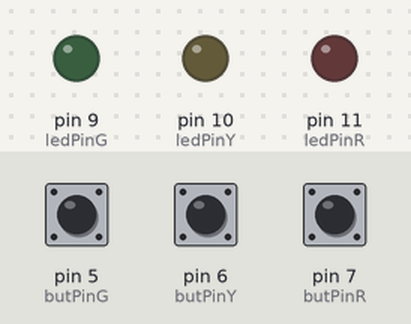
Bench run of a sketch on a simulated Arduino Uno, built with avr-gcc and run on an emulated ATmega328P. Shown: output pins drawn as LEDs (lit = HIGH). Inputs (shaded band) come from the test bench; at power-on: pin 5 (butPinG) LOW, pin 6 (butPinY) LOW, pin 7 (butPinR) LOW.

Above: at 1.2 s.
1.3 s: pin 5 (butPinG) pulled HIGH for 0.15 s
At 1.7 s:
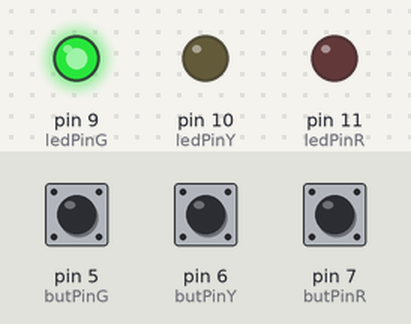
2.9 s: pin 6 (butPinY) pulled HIGH for 1 s
At 3.6 s:
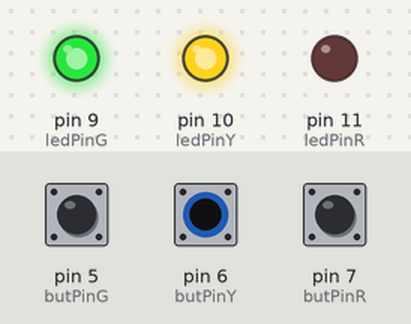
5.4 s: pin 7 (butPinR) pulled HIGH for 1 s
At 6.4 s:
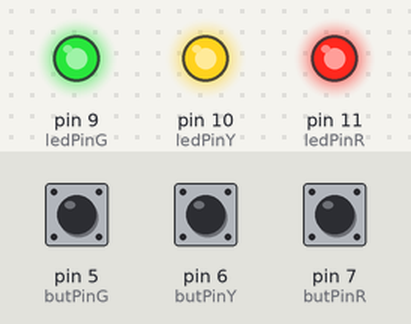
7.9 s: pin 6 (butPinY) pulled HIGH for 0.15 s
At 8.3 s:
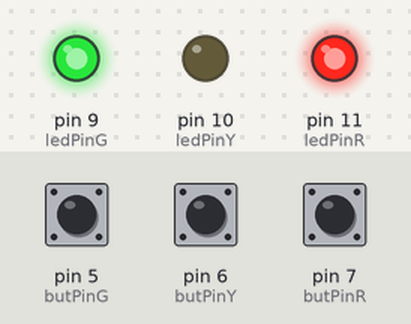
9.5 s: pin 5 (butPinG) pulled HIGH for 1 s
At 10.2 s:
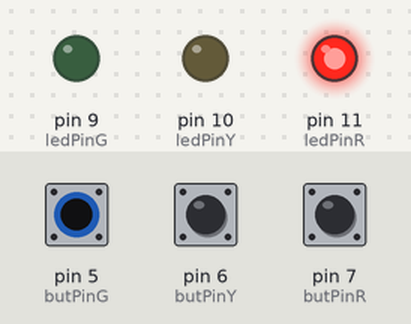
12.0 s: pin 6 (butPinY) pulled HIGH for 0.15 s
At 13.4 s:
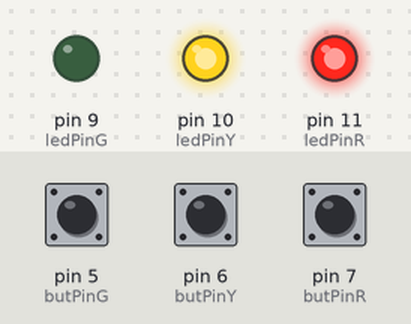
Timing chart, 0 to 14.6 s (numbered marks = the images above; inputs shaded):
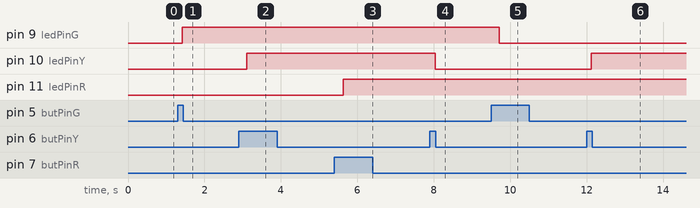

Measured:
- after the input at 1.3 s, pin 9 (ledPinG): LOW → HIGH after 0.12 s
- after the input at 2.9 s, pin 10 (ledPinY): LOW → HIGH after 0.21 s
- after the input at 5.4 s, pin 11 (ledPinR): LOW → HIGH after 0.23 s
- after the input at 7.9 s, pin 10 (ledPinY): HIGH → LOW after 0.13 s
- after the input at 9.5 s, pin 9 (ledPinG): HIGH → LOW after 0.22 s
- after the input at 12.0 s, pin 10 (ledPinY): LOW → HIGH after 0.12 s

The sketch:

i2c_4ana_3led.ino
```cpp
#include <Wire.h>

#define beta 4090 //the beta of the thermistor
#define resistance 10 //the value of the pull-down resistor

#define SLAVE_ADDRESS 0x04
int tmp_reading;
int number = 0;
int state = 0;
int led_state;
int ldr;
int potA;
int potB;

long a;
double temp;
float tempC;
float tempF;

int ledPinG = 9;
int ledPinY = 10;
int ledPinR = 11;

int onG = 0;
int onY = 0;
int onR = 0;

/*
 * Buttons and debouncing
 */
int butPinG = 5;
int butPinY = 6;
int butPinR = 7;

// variables which change
int ledStateG = LOW; // current state of the output pin
int ledStateY = LOW; // current state of the output pin
int ledStateR = LOW; // current state of the output pin
int buttonStateG;     // current reading from the input pin
int buttonStateY;     // current reading from the input pin
int buttonStateR;     // current reading from the input pin
int lastButtonStateG = LOW; // previous reading from the input pin
int lastButtonStateY = LOW; // previous reading from the input pin
int lastButtonStateR = LOW; // previous reading from the input pin

long lastDebounceTimeG = 0; // last time the output pin was toggled
long lastDebounceTimeY = 0; // last time the output pin was toggled
long lastDebounceTimeR = 0; // last time the output pin was toggled

long debounceDelay = 50; // debounce time; increase if the output flickers

void setup()
{
  pinMode(ledPinG, OUTPUT);
  pinMode(ledPinY, OUTPUT);
  pinMode(ledPinR, OUTPUT);
  pinMode(butPinG, INPUT);
  pinMode(butPinY, INPUT);
  pinMode(butPinR, INPUT);
  digitalWrite(ledPinG, ledStateG);
  digitalWrite(ledPinY, ledStateY);
  digitalWrite(ledPinR, ledStateR);
  // initialize i2c as slave
  Wire.begin(SLAVE_ADDRESS);

  // define callbacks for i2c communication
  Wire.onReceive(receiveData);
  Wire.onRequest(sendData);
}

void loop()
{
  delay(100);
  // Green button
  tmp_reading = digitalRead(butPinG);
  if (tmp_reading != lastButtonStateG) lastDebounceTimeG = millis();
  if ((millis() - lastDebounceTimeG) > debounceDelay)
  {
    if (tmp_reading != buttonStateG)
    {
      buttonStateG = tmp_reading;
      if (buttonStateG == HIGH) ledStateG = !ledStateG;
    }
  }
  digitalWrite(ledPinG, ledStateG);
  lastButtonStateG = tmp_reading;
  // Yellow button
  tmp_reading = digitalRead(butPinY);
  if (tmp_reading != lastButtonStateY) lastDebounceTimeY = millis();
  if ((millis() - lastDebounceTimeY) > debounceDelay)
  {
    if (tmp_reading != buttonStateY)
    {
      buttonStateY = tmp_reading;
      if (buttonStateY == HIGH) ledStateY = !ledStateY;
    }
  }
  digitalWrite(ledPinY, ledStateY);
  lastButtonStateY = tmp_reading;
  // Red button
  tmp_reading = digitalRead(butPinR);
  if (tmp_reading != lastButtonStateR) lastDebounceTimeR = millis();
  if ((millis() - lastDebounceTimeR) > debounceDelay)
  {
    if (tmp_reading != buttonStateR)
    {
      buttonStateR = tmp_reading;
      if (buttonStateR == HIGH) ledStateR = !ledStateR;
    }
  }
  digitalWrite(ledPinR, ledStateR);
  lastButtonStateR = tmp_reading;
  temp = GetTemp();
}

void receiveData(int byteCount)
{
  while (Wire.available())
  {
    number = Wire.read();
    switch (number)
    {
      case 1:
        onG = (digitalRead(ledPinG) == HIGH ? 1 : 0);
        onY = (digitalRead(ledPinY) == HIGH ? 1 : 0);
        onR = (digitalRead(ledPinR) == HIGH ? 1 : 0);
        if (onG == 0 && onY == 0 && onR == 0) led_state = 0;
        if (onG == 0 && onY == 0 && onR == 1) led_state = 1;
        if (onG == 0 && onY == 1 && onR == 0) led_state = 10;
        if (onG == 0 && onY == 1 && onR == 1) led_state = 11;
        if (onG == 1 && onY == 0 && onR == 0) led_state = 100;
        if (onG == 1 && onY == 0 && onR == 1) led_state = 101;
        if (onG == 1 && onY == 1 && onR == 0) led_state = 110;
        if (onG == 1 && onY == 1 && onR == 1) led_state = 111;
        number = led_state;
        break;
      case 2:
        number = (int)temp;
        break;
      case 3:
        ldr = analogRead(A1);
        number = ldr;
        break;
      case 4:
          a = analogRead(A0);
          //the calculating formula of temperature
          tempC = beta /(log((1025.0 * 10 / a - 10) / 10) + beta / 298.0) - 273.0;
          tempF = ((tempC * 9) / 5) + 32;
          number = (int)tempF;
          break;
      case 5:
        potA = analogRead(A2);
        number = potA;
        break;
      case 6:
        potB = analogRead(A3);
        number = potB;
        break;
      default:
        break;
    }
  }
}

void sendData()
{
  Wire.write(number);
}

// Get the internal temperature of the Arduino
double GetTemp(void)
{
  unsigned int wADC;
  double t;
  ADMUX = (_BV(REFS1) | _BV(REFS0) | _BV(MUX3));
  ADCSRA |= _BV(ADEN); // enable the ADC
  delay(20); // wait for voltages to become stable
  ADCSRA |= _BV(ADSC); // start the ADC
  while (bit_is_set(ADCSRA, ADSC));
  wADC = ADCW;
  t = (wADC - 324.31) / 1.22;
  return (t);
}
```
